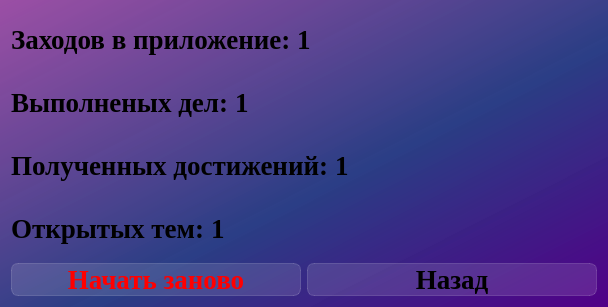
<?xml version="1.0" encoding="UTF-8"?>
<ui version="4.0">
 <class>Dialog_statistics</class>
 <widget class="QDialog" name="Dialog_statistics">
  <property name="geometry">
   <rect>
    <x>0</x>
    <y>0</y>
    <width>608</width>
    <height>307</height>
   </rect>
  </property>
  <property name="windowTitle">
   <string>Статистика</string>
  </property>
  <property name="styleSheet">
   <string notr="true">background-color: qlineargradient(spread:pad, x1:1, y1:1, x2:0, y2:0, stop:0 rgba(81, 0, 135, 255), stop:0.427447 rgba(41, 61, 132, 235), stop:1 rgba(155, 79, 165, 255));
font-family: Liberation Serif;</string>
  </property>
  <layout class="QVBoxLayout" name="verticalLayout">
   <item>
    <layout class="QHBoxLayout" name="horizontalLayout_visits">
     <item>
      <widget class="QLabel" name="label_visits">
       <property name="styleSheet">
        <string notr="true">text-align: center;
font-weight: bold;
font-size: 20pt;
background-color: none;</string>
       </property>
       <property name="text">
        <string>Заходов в приложение:</string>
       </property>
      </widget>
     </item>
     <item>
      <widget class="QLabel" name="label_count_visits">
       <property name="styleSheet">
        <string notr="true">text-align: center;
font-weight: bold;
font-size: 20pt;
background-color: none;
</string>
       </property>
       <property name="text">
        <string>1</string>
       </property>
      </widget>
     </item>
     <item>
      <spacer name="horizontalSpacer">
       <property name="orientation">
        <enum>Qt::Horizontal</enum>
       </property>
       <property name="sizeHint" stdset="0">
        <size>
         <width>40</width>
         <height>20</height>
        </size>
       </property>
      </spacer>
     </item>
    </layout>
   </item>
   <item>
    <layout class="QHBoxLayout" name="horizontalLayout_tasks">
     <item>
      <widget class="QLabel" name="label_tasks">
       <property name="styleSheet">
        <string notr="true">text-align: center;
font-weight: bold;
font-size: 20pt;
background-color: none;
border: none;</string>
       </property>
       <property name="text">
        <string>Выполненых дел:</string>
       </property>
      </widget>
     </item>
     <item>
      <widget class="QLabel" name="label_count_tasks">
       <property name="styleSheet">
        <string notr="true">text-align: center;
font-weight: bold;
font-size: 20pt;
background-color: none;
border: none;</string>
       </property>
       <property name="text">
        <string>1</string>
       </property>
      </widget>
     </item>
     <item>
      <spacer name="horizontalSpacer_2">
       <property name="orientation">
        <enum>Qt::Horizontal</enum>
       </property>
       <property name="sizeHint" stdset="0">
        <size>
         <width>40</width>
         <height>20</height>
        </size>
       </property>
      </spacer>
     </item>
    </layout>
   </item>
   <item>
    <layout class="QHBoxLayout" name="horizontalLayout_achievements">
     <item>
      <widget class="QLabel" name="label_achievements">
       <property name="styleSheet">
        <string notr="true">text-align: center;
font-weight: bold;
font-size: 20pt;
background-color: none;
border: none;</string>
       </property>
       <property name="text">
        <string>Полученных достижений:</string>
       </property>
      </widget>
     </item>
     <item>
      <widget class="QLabel" name="label_count_achievements">
       <property name="styleSheet">
        <string notr="true">text-align: center;
font-weight: bold;
font-size: 20pt;
background-color: none;
border: none;</string>
       </property>
       <property name="text">
        <string>1</string>
       </property>
      </widget>
     </item>
     <item>
      <spacer name="horizontalSpacer_3">
       <property name="orientation">
        <enum>Qt::Horizontal</enum>
       </property>
       <property name="sizeHint" stdset="0">
        <size>
         <width>40</width>
         <height>20</height>
        </size>
       </property>
      </spacer>
     </item>
    </layout>
   </item>
   <item>
    <layout class="QHBoxLayout" name="horizontalLayout_themes">
     <item>
      <widget class="QLabel" name="label_themes">
       <property name="styleSheet">
        <string notr="true">text-align: center;
font-weight: bold;
font-size: 20pt;
background-color: none;
border: none;</string>
       </property>
       <property name="text">
        <string>Открытых тем:</string>
       </property>
      </widget>
     </item>
     <item>
      <widget class="QLabel" name="label_count_themes">
       <property name="styleSheet">
        <string notr="true">text-align: center;
font-weight: bold;
font-size: 20pt;
background-color: none;
border: none;</string>
       </property>
       <property name="text">
        <string>1</string>
       </property>
      </widget>
     </item>
     <item>
      <spacer name="horizontalSpacer_4">
       <property name="orientation">
        <enum>Qt::Horizontal</enum>
       </property>
       <property name="sizeHint" stdset="0">
        <size>
         <width>40</width>
         <height>20</height>
        </size>
       </property>
      </spacer>
     </item>
    </layout>
   </item>
   <item>
    <layout class="QHBoxLayout" name="horizontalLayout">
     <item>
      <widget class="QPushButton" name="pushButton_restart_statistics">
       <property name="styleSheet">
        <string notr="true">QPushButton {
font-weight: bold;
font-size: 20pt;
text-align: center;
color: red;
background-color: rgba(255, 255, 255, 30);
border: 1px solid rgba(255, 255, 255, 40);
border-radius: 7px;
}

QPushButton:hover {
background-color: rgba(255, 255, 255, 40);
}
QPushButton:pressed {
background-color: rgba(255, 255, 255, 70);
}</string>
       </property>
       <property name="text">
        <string>Начать заново</string>
       </property>
      </widget>
     </item>
     <item>
      <widget class="QPushButton" name="pushButton_back">
       <property name="styleSheet">
        <string notr="true">QPushButton {
font-weight: bold;
font-size: 20pt;
text-align: center;
background-color: rgba(255, 255, 255, 30);
border: 1px solid rgba(255, 255, 255, 40);
border-radius: 7px;
}

QPushButton:hover {
background-color: rgba(255, 255, 255, 40);
}
QPushButton:pressed {
background-color: rgba(255, 255, 255, 70);
}</string>
       </property>
       <property name="text">
        <string>Назад</string>
       </property>
      </widget>
     </item>
    </layout>
   </item>
  </layout>
 </widget>
 <resources/>
 <connections/>
</ui>
